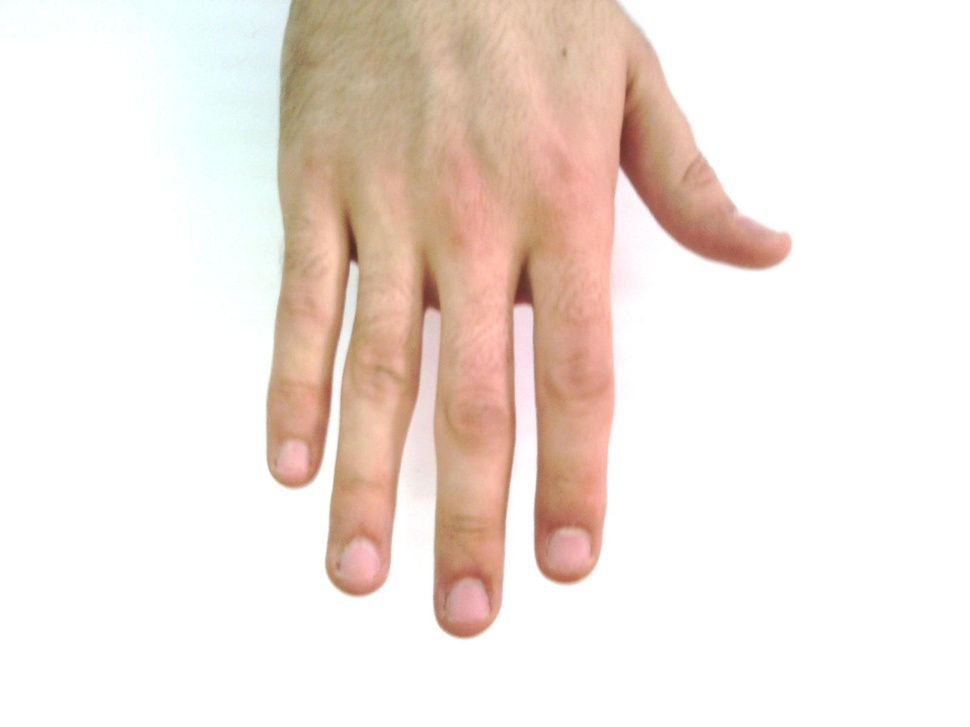
#> input picture python/09_machine/pichand.jpg, 970 x 727 px, shrunk from 1600 x 1200 before the run
$ python hisg.py
#> lines starting #> are read from the running program, lines starting #| are printed output that depends on the picture
import cv2
import numpy as np
import matplotlib.pyplot as plt

img = cv2.imread('pichand.jpg')
#> img is the input picture: shape (727, 970, 3); mean B, G, R 222.4, 229.5, 241.3

color = ('b','g','r')
for i, col in enumerate (color):
	histr = cv2.calcHist([img],[i],None,[255],[0,250])
	plt.plot(histr,color=col)
	plt.xlim([0,256])


'''
imgYCC = cv2.cvtColor(img,cv2.COLOR_BGR2YCR_CB)
colorYCC = ('b','g','r')
for i, col in enumerate (color):
	histraa = cv2.calcHist([imgYCC],[i],None,[255],[0,255])
	plt.plot(histraa,color=col)
	plt.xlim([0,256])
'''

plt.show()
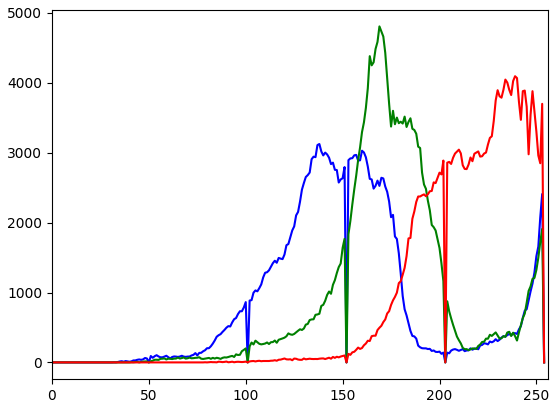
#> figure drawn by matplotlib, 1 panel; curve peaks at x = 138, y = 3125; curve peaks at x = 169, y = 4808; curve peaks at x = 239, y = 4095
